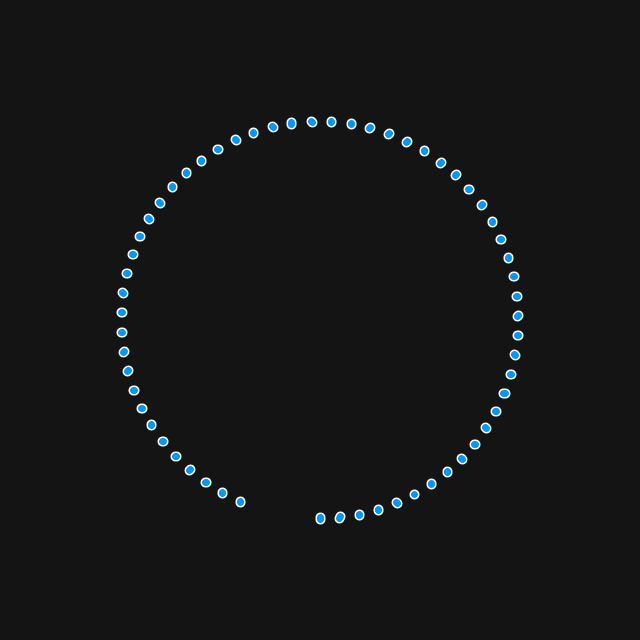
Frame 1 (no input)
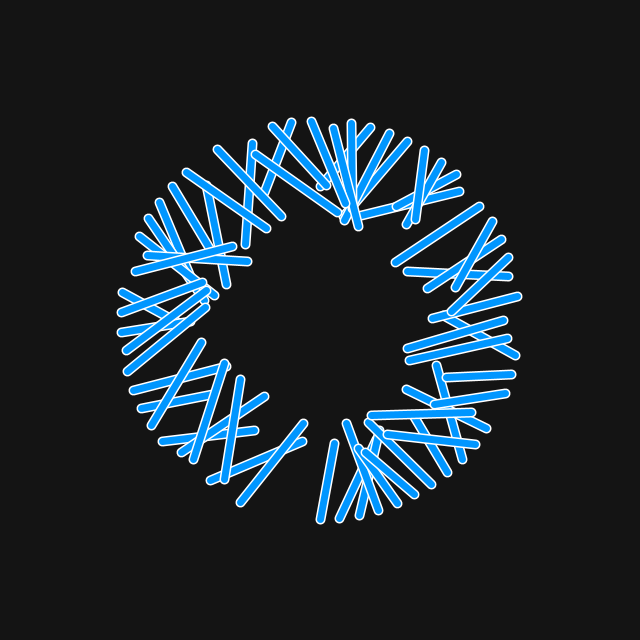
Frame 60 (the mouse pressed at the canvas centre just before this capture)
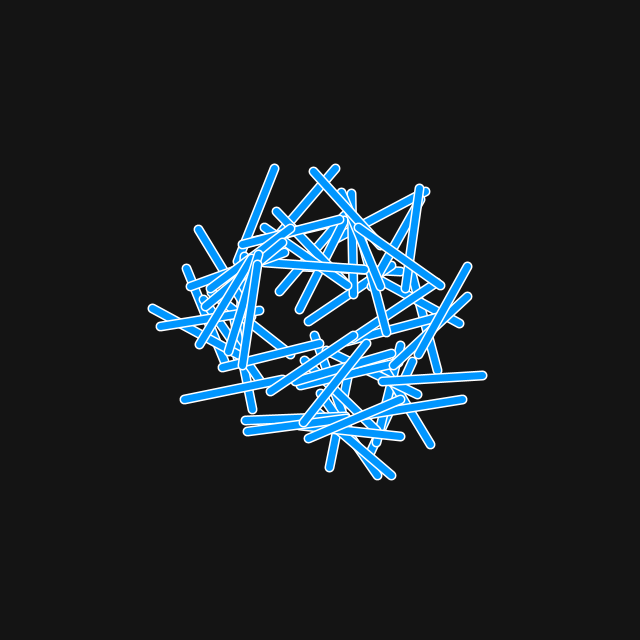
Frame 120 (the mouse held since frame 60 and released just before this capture)

The Processing sketch that drew these frames (run headless with seeded random() and noise(); from frame 60 on, the mouse is pressed at the canvas centre):

// Processing sketch: processing_186560
// ── processing_186560.pde

ArrayList snakes = new ArrayList();

void setup() {
  size(640, 640);
  for(int i = 0; i < 180; i+=3){
    snakes.add(new Snake(i));
  }
}

void draw() {
  background(20);
  for(int i = 0; i < snakes.size(); i++){
    Snake s = (Snake) snakes.get(i);
    s.draw();
    s.pulse();
  }
}

class Snake {
  PVector loc, loc2, prevloc, prevloc2, vel;
  
  boolean locStopped = false, loc2Stopped = false;

  Snake(float i) {
    float r = random(-0.1, 0.1);
    loc = new PVector(width/2+sin(radians(i*1.9))*199, height/2+cos(radians(i*1.9))*199);
    loc2 = new PVector(width/2+sin(radians((i+r)*1.9))*198, height/2+cos(radians((i+r)*1.9))*198);
    /* Remeber the point so we can set the line back to where is came from */
    prevloc = loc.get();
    prevloc2 = loc2.get();
    
    vel = new PVector(loc2.x-loc.x, loc2.y-loc.y);
    /* Give it some individuality */
    vel.mult(random(1, 2));
  } 

  void draw() {
    strokeWeight(10);
    stroke(255);
    line(loc.x, loc.y, loc2.x, loc2.y);
    strokeWeight(7);
    stroke(0, 150, 255);
    line(loc.x, loc.y, loc2.x, loc2.y);
  }

  void pulse() {
    float dloc = PVector.dist(loc, loc2);
    PVector mid = new PVector(width/2, height/2);
    
    /* if we are in the circle and the length of our line is 100 then move our FIRST location*/
    if (PVector.dist(loc, mid) < 200 && dloc >= 100) {
      locStopped = false;
      loc.add(vel);
      /* if we are in the circle and our SECOND point has stopped, then still continue to move */
    }else if (PVector.dist(loc, mid) < 200 && loc2Stopped){
      locStopped = false;
      loc.add(vel);
    }else{
      /* Stop when we reached the boundary */
      locStopped = true; 
    }
    
    /* if we are in the circle and the length of our line is 100 then move our SECOND location*/
    if (PVector.dist(loc2, mid) < 200 && dloc >= 100) {
      loc2Stopped = false;
      loc2.add(vel);
    }else if (PVector.dist(loc2, mid) < 200 && locStopped){
      /* if we are in the circle and our FIRST point has stopped, then still continue to move */
      loc2Stopped = false; 
      loc2.add(vel);
    }else{
      /* Stop when we reached the boundary */
      loc2Stopped = true; 
    }
    
    /* If both point have reached the boundary, start them back where they came from */
    if(locStopped && loc2Stopped){
      loc = prevloc.get();
      loc2 = prevloc2.get();
    }
  }
}
